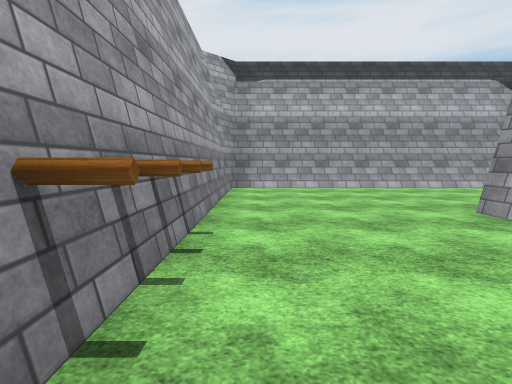
view 1 (above)

18 first-person views from a walk through a Unity game level. The camera is 1.4 m above the floor, tilts 6° down and sees 85° across. The floor is counted in squares, 2 m on a side. Each view is taken from the middle of a square. On the plan, view 1 faces up. The plan holds only what a view shows up to about 9 squares ahead; the rest is blank. The place goes on beyond the plan. The player character is not drawn. Some animated figures are left out. Some surface patterns are stand-ins.

view 2
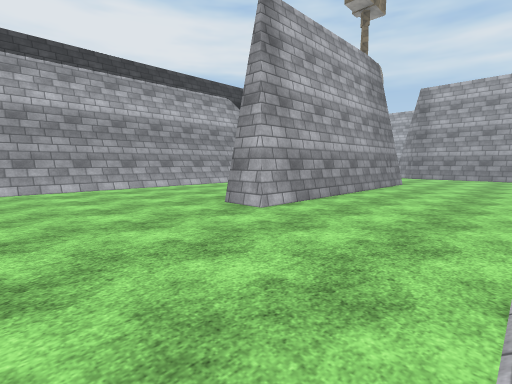

view 3
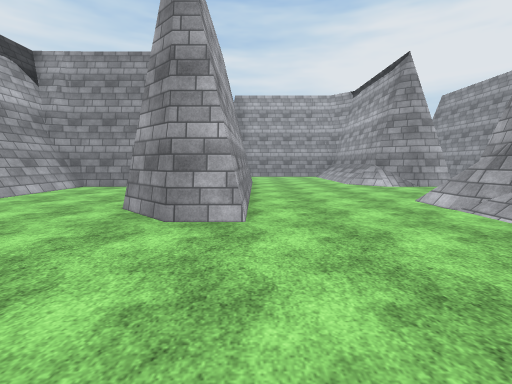

view 4
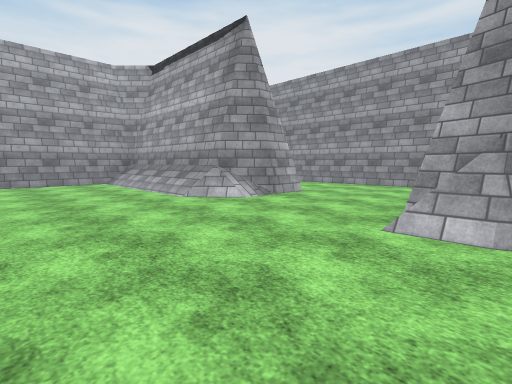

view 5
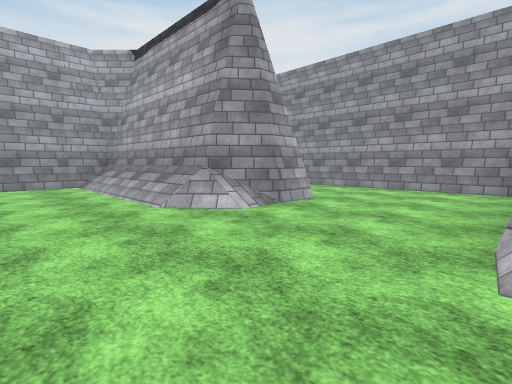

view 6
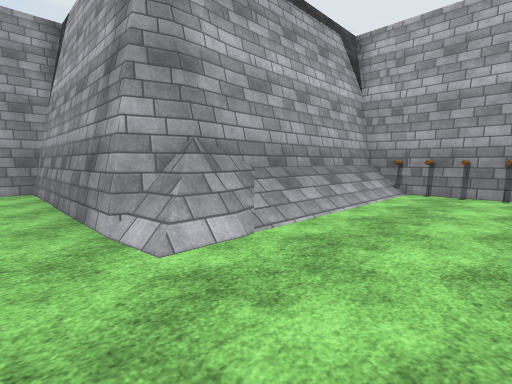

view 7
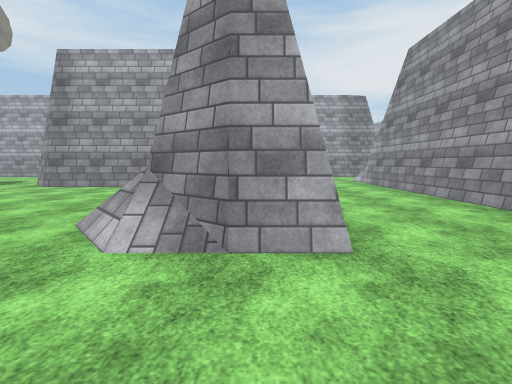

view 8
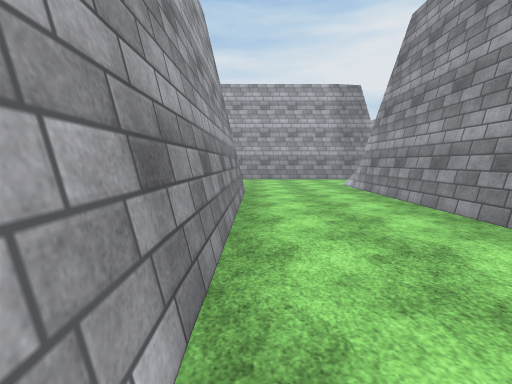

view 9
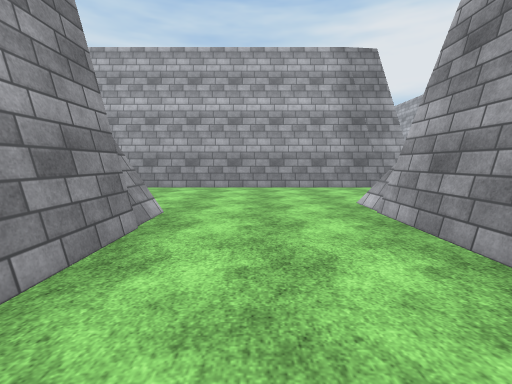

view 10
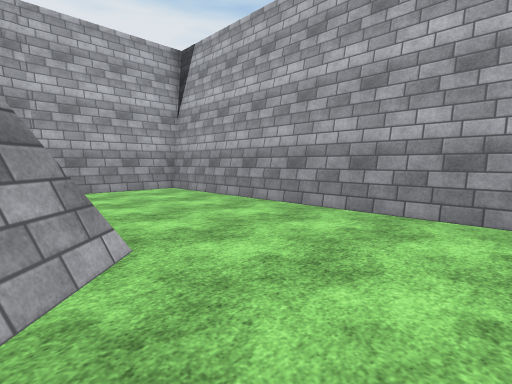

view 11
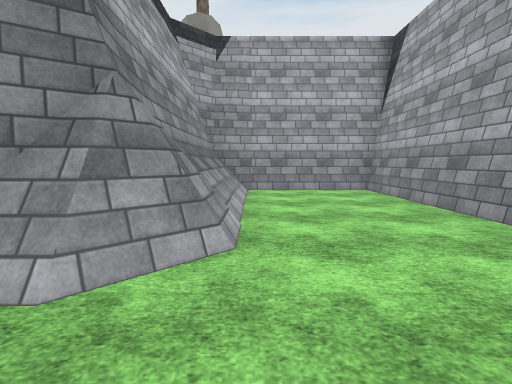

view 12
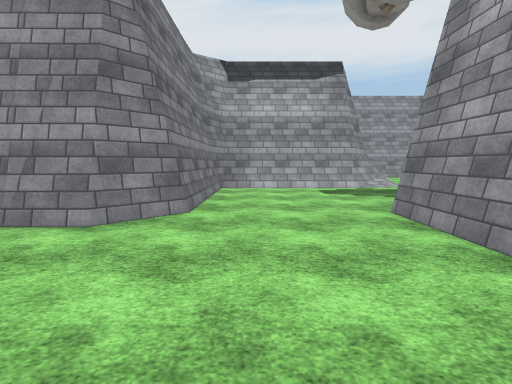

view 13
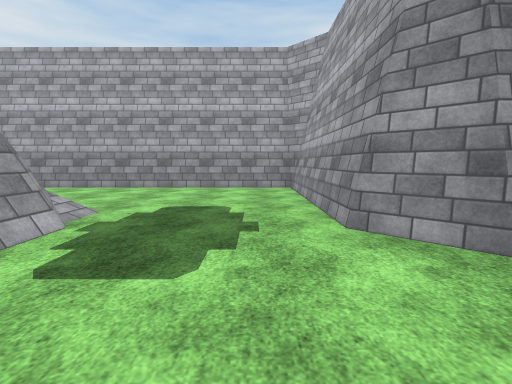

view 14
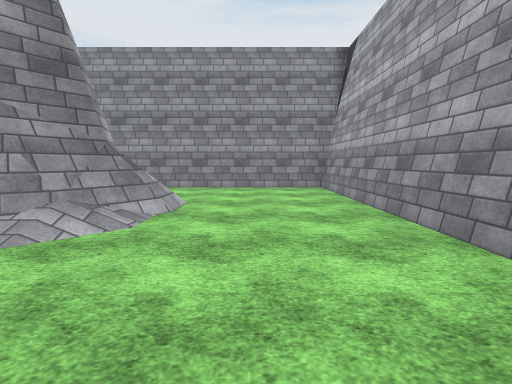

view 15
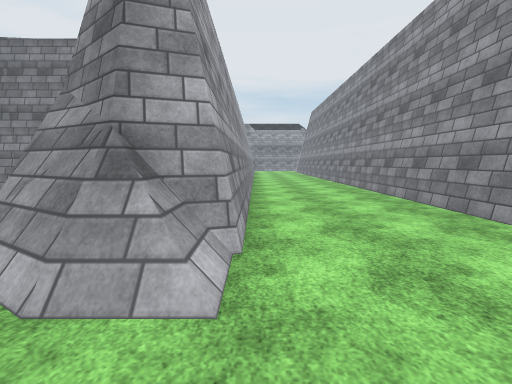

view 16
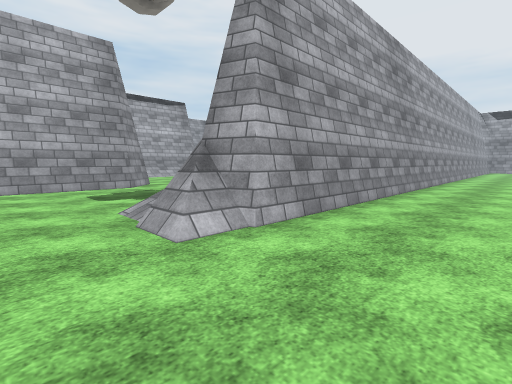

view 17
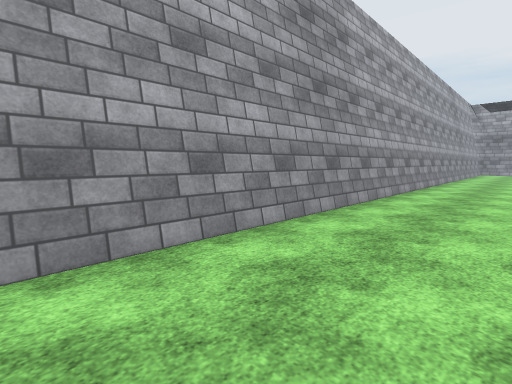

view 18
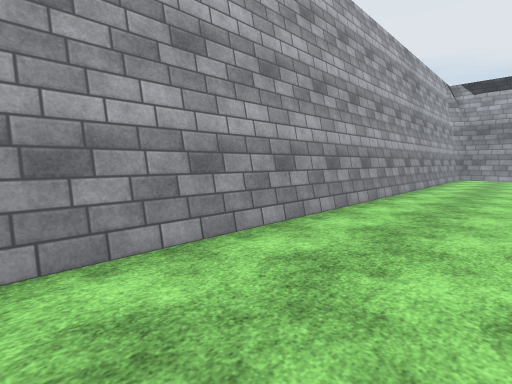

### Floor plan
Key: @ floor where view 1 was taken; # wall or solid block; . floor; / step, stairs or slope; O other object.
Columns run from 3 left of view 1 to 20 right of it. Each row starts with its distance up from view 1.
 14             ############
 13  ......................#
 12 .......................#
 11 ###################....#
 10                  ###...#
  9                  ###...#
  8   ########### #####....#
  7   #.........# #........#
  6   #........   #........#
  5   #....#      #...######
  4   #....#    ###..##### #
  3 O #..............###.//#
  2 O #..............###/..#
  1 O #..............###/..#
  0 O #@...##.../////###/..#
 -1   #######../########/..#
 -2         #../########/..#
 -3         #..............#
 -4         #..............#
 -5         #..............#
 -6         ############...#

Where each view was taken, in squares from view 1:
view 1: 0 up, 0 right, facing up
view 2: 0 up, 0 right, facing up-right
view 3: 3 up, 0 right, facing right
view 4: 3 up, 4 right, facing down-right
view 5: 2 up, 5 right, facing down-right
view 6: 2 up, 6 right, facing down-left
view 7: 2 down, 6 right, facing right
view 8: 3 down, 8 right, facing right
view 9: 4 down, 12 right, facing right
view 10: 4 down, 16 right, facing up-right
view 11: 4 down, 17 right, facing up
view 12: 0 up, 12 right, facing up
view 13: 6 up, 12 right, facing right
view 14: 6 up, 18 right, facing up
view 15: 11 up, 18 right, facing left
view 16: 13 up, 18 right, facing down-left
view 17: 13 up, 14 right, facing down-left
view 18: 13 up, 8 right, facing down-left
